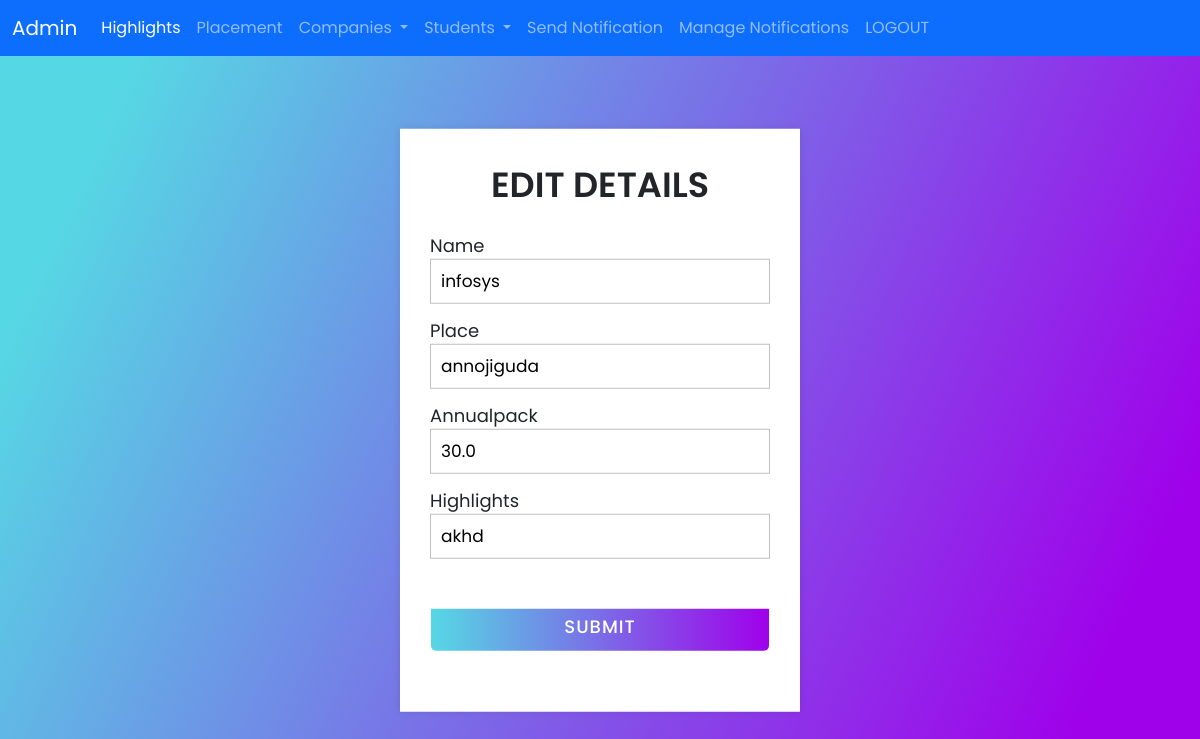
Page /a/comedit/2 (signed in) on the committed database.
### app/models.py (models this page shows, shortened)
class Companies(models.Model):
    name=models.CharField(max_length=50)
    place=models.CharField(max_length=50)
    annualpack=models.FloatField()
    highlights=models.CharField(max_length=100)

### app/views.py (the view)
# urls.py: path('a/comedit/<int:id>',comedit),
@user_passes_test(lambda u:u.is_superuser)
def comedit(r,id):
    com=Companies.objects.get(id=id)
    form=Companyform(instance=com)
    if r.method=='POST':
        form=Companyform(r.POST,instance=com)
        if form.is_valid():
            form.save()
            return redirect('companies')
    return render(r,'admin/comedit.html',{'form':form})

### app/forms.py
class Companyform(forms.ModelForm):
    class Meta:
        model=Companies
        fields='__all__'

### templates/admin/comedit.html (shortened to what this page needs)
{%extends 'admin/home.html'%}
{%block main%}
{%load static%}
<!DOCTYPE html>
<html lang="en" dir="ltr">
    <head>
        <link rel="stylesheet" href="{%static 'css/style.css'%}" />
    </head>
    <body>
        <div class="center">
            <div class="container">
                <div class="text">EDIT DETAILS</div>
                <form method="post">
                  {%for i in form%}
                    <div class="data">
                        <label>{{i.label}}</label>
                        {{i}}
                    </div>
                    {%endfor%}
                    <div class="btn">
                        <div class="inner"></div>
                        <button type="submit">Submit</button>
                    </div>
                </form>
            </div>
        </div>
    </body>
</html>
  {%endblock%}

### static/css/style.css (style rules this page uses)
* { margin: 0; padding: 0; outline: none; box-sizing: border-box; font-family: "Poppins", sans-serif; }
body { height: 100vh; width: 100%; background: linear-gradient(115deg, #56d8e4 10%, #9f01ea 90%); }
.show-btn, .container { position: absolute; top: 50%; left: 50%; transform: translate(-50%, -50%); }
.container { margin-top:20px; background: #fff; width: 60%; padding: 30px; box-shadow: 0 0 8px rgba(0, 0, 0, 0.1); }
.container .text { font-size: 35px; font-weight: 600; text-align: center; }
.container form { margin-top: -20px; }
.container form .data { height: 45px; width: 100%; margin: 40px 0; }
form .data label { font-size: 18px; }
form .data input { height: 100%; width: 100%; padding-left: 10px; font-size: 17px; border: 1px solid silver; }
form .btn { margin: 30px 0; height: 50px; width: 100%; position: relative; overflow: hidden; }
form .btn .inner { height: 100%; width: 300%; position: absolute; left: -100%; z-index: -1; background: -webkit-linear-gradient( right, #56d8e4, #9f01ea, #56d8e4, #9f01ea ); transition: all 0.4s; }
form .btn button { height: 100%; width: 100%; background: none; border: none; color: #fff; font-size: 18px; font-weight: 500; text-transform: uppercase; letter-spacing: 1px; cursor: pointer; }

### templates/admin/comedit.html (style rules this page uses)
.container { width:400px; }

### rows in the picture
Companies: form "infosys" "annojiguda" "30.0" "akhd"

### other values in the picture
{{ i.label }} "Name" "Place" "Annualpack" "Highlights"
